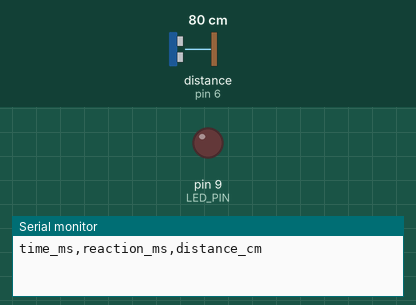
The sketch below on a simulated Arduino Uno, built with avr-gcc and run on an emulated ATmega328P. Shown: output pins drawn as LEDs (lit = HIGH), the last lines printed to the serial monitor. Wiring (from diagram.json): ultrasonic range finder: trigger pin 7; echo pin 6. The inputs (shaded band) are chosen by the test bench; at power-on: distance to the obstacle (sensor on pin 6) 80 cm. The echo pulse lasts 58.3 µs per cm; random numbers use the default seed unless the sketch sets one; pins used as bus, display or sensor lines are not drawn.

Above: at 0.1 s.
At 35.7 s:
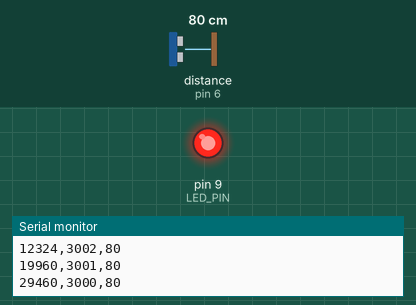
Timing chart, 0 to 40.0 s (numbered marks = the images above):
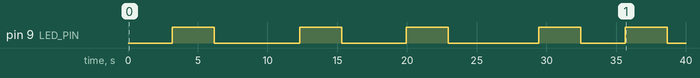

The sketch:

b4-reaction-time.ino
```cpp
// @pin LED=D9
// @pin TRIG=D7
// @pin ECHO=D6
// @baud 9600

const byte LED_PIN = 9, TRIG_PIN = 7, ECHO_PIN = 6;
// 손이 들어왔다고 판정할 거리입니다. 센서와 손을 놓는 자리에 맞춰 정하세요.
// @tunable triggerCm
int triggerCm = 15;

long readCm() {
  digitalWrite(TRIG_PIN, LOW);
  delayMicroseconds(2);
  digitalWrite(TRIG_PIN, HIGH);
  delayMicroseconds(10);
  digitalWrite(TRIG_PIN, LOW);
  unsigned long us = pulseIn(ECHO_PIN, HIGH, 30000);
  return us == 0 ? -1 : (long)(us / 58);
}

void setup() {
  Serial.begin(9600);
  pinMode(LED_PIN, OUTPUT);
  pinMode(TRIG_PIN, OUTPUT);
  pinMode(ECHO_PIN, INPUT);
  // 꽂지 않은 아날로그 핀의 흔들리는 값을 씨앗으로 삼아 매번 다른 순서를 만듭니다.
  randomSeed(analogRead(A3));
  Serial.println("time_ms,reaction_ms,distance_cm");
}

void loop() {
  digitalWrite(LED_PIN, LOW);
  // 기다리는 시간이 일정하면 학생은 불빛이 아니라 박자를 보고 손을 냅니다.
  delay(random(2000, 6000));
  digitalWrite(LED_PIN, HIGH);
  unsigned long litAt = millis();

  long cm = -1;
  while (millis() - litAt < 3000) {
    cm = readCm();
    if (cm > 0 && cm < triggerCm) break;
  }
  digitalWrite(LED_PIN, LOW);

  Serial.print(litAt);
  Serial.print(',');
  Serial.print(millis() - litAt);
  Serial.print(',');
  Serial.println(cm);
  delay(1000);
}
```

Measured:
- by itself, pin 9 (LED_PIN): LOW → HIGH at 3.2 s, → LOW 3.0 s later, → HIGH 6.1 s later, → LOW 3.0 s later, … (10 changes in this stretch)
